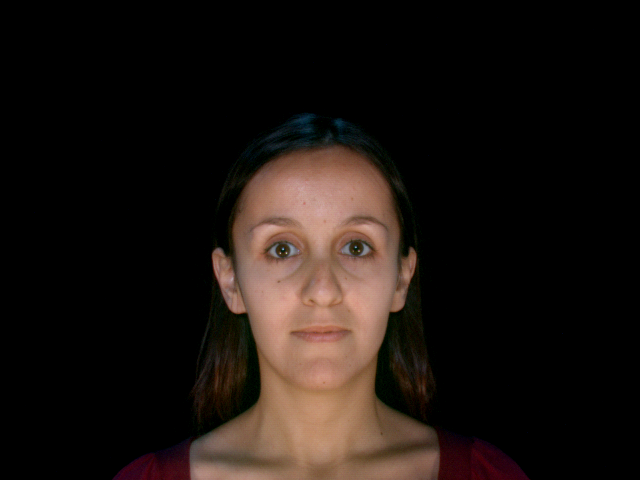
#> input picture facesdb/s001/bmp/s001-00_img.bmp, 640 x 480 px; its folder holds only this picture in this run
$ python create_dataset.py
#> lines starting #> are read from the running program, lines starting #| are printed output that depends on the picture
import numpy as np
import os
import shutil
import re
import cv2 as cv

from cv2 import CascadeClassifier, imread, imwrite
from glob import glob

faces_hash = {'0':"neutral", '1':"joy", '2':"sadness",\
    '3':"surprise", '4':"angry", '5':"disgust", '6':"fear"}

dataset_folder = './facesdb/'
ext = 'bmp'
cl = CascadeClassifier("haarcascade_frontalface_default.xml")

def gen_croped_img(img_path, out_path):
    img = imread(img_path)

    faces = detect_faces_cascade(img)
    croped = crop_face(img, faces)

    imwrite(out_path, croped)

def detect_faces_cascade(img, color = (0, 0, 255)):
    gray = cv.cvtColor(img, cv.COLOR_BGR2GRAY)

    faces = cl.detectMultiScale(gray, 1.3, 5)

    return faces

def crop_face(img, faces):
    # Assuming that exists only one face in the image
    (x, y, w, h) = faces[0]

    croped_img = img[y:y+w, x:x+h]

    return croped_img

def gen_data():
    try:
        os.mkdir("./data")
    except FileExistsError:
        pass

    folder_size_dict = {}

    for key, val in faces_hash.items():
        folder_size_dict[val] = 0
        try:
            os.mkdir("./data/{}".format(val))
        except FileExistsError:
            pass


    for folder in os.listdir(dataset_folder):
        cur_folder = dataset_folder + folder + '/' + ext
        for img in glob(cur_folder + "/*." + ext):
            exp_code = re.search("-[0-9][0-9]_", img).group()[2]

            folder_name = faces_hash[exp_code]
            cur_name = folder_size_dict[folder_name]
            gen_croped_img(img, './data/' + folder_name + '/' + str(cur_name) + "." + ext)
#> in gen_croped_img, img is the input picture: shape (480, 640, 3); mean B, G, R 16.7, 20.7, 28.3
#> in detect_faces_cascade, `gray = cv.cvtColor(img, cv.COLOR_BGR2GRAY)`:
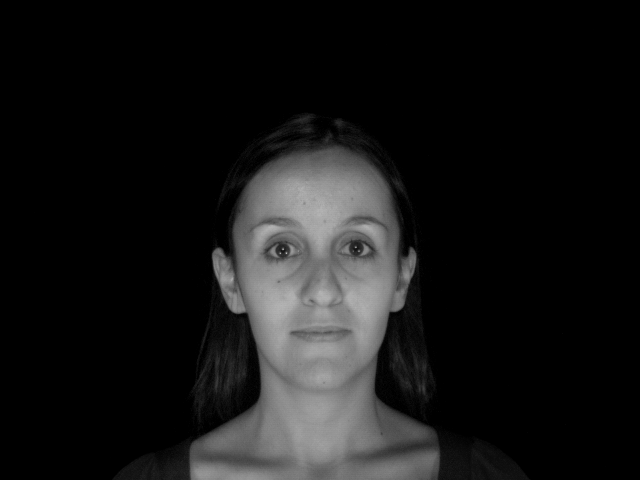
#> gray: shape (480, 640); min 0, max 182, mean 22.5
#> in detect_faces_cascade, `faces = cl.detectMultiScale(gray, 1.3, 5)`: faces = [[288, 362, 83, 83], [208, 166, 220, 220]]
#> in crop_face, `(x, y, w, h) = faces[0]`: x = 288; y = 362; w = 83
#> in crop_face, `croped_img = img[y:y+w, x:x+h]`:
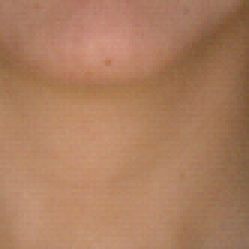
#> croped_img: shape (83, 83, 3) (shown 3 times larger); mean B, G, R 95.4, 125.8, 172

            folder_size_dict[folder_name] += 1


gen_data()
